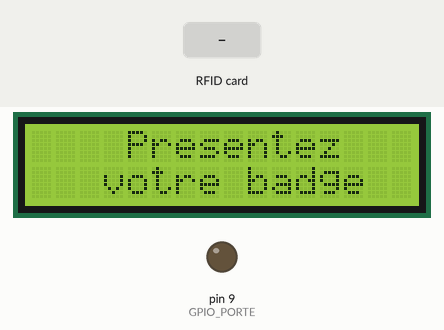
Simulated run of this sketch. Board: Arduino Uno, built with avr-gcc and run on an emulated ATmega328P. Shown: 16×2 character LCD, output pins drawn as LEDs (lit = HIGH). The inputs (shaded band) are chosen by the test bench. What the sketch prints to the serial monitor is not drawn.

Above: at 3.2 s.
3.3 s: RFID card 5E 7A 19 C4 held to the reader
At 3.7 s:
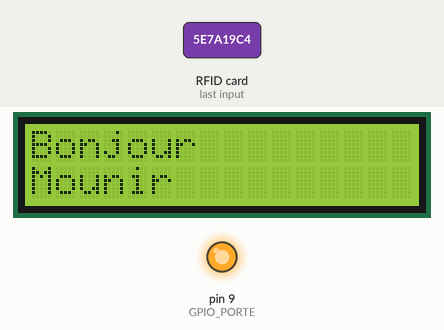
At 6.32 s:
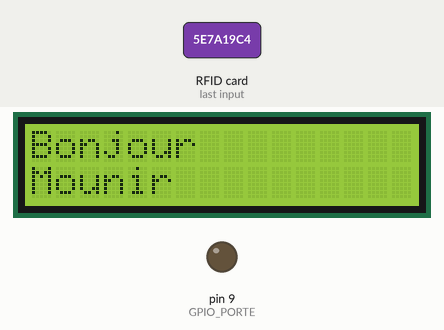
Timing chart, 0 to 7.8 s (numbered marks = the images above; inputs shaded):
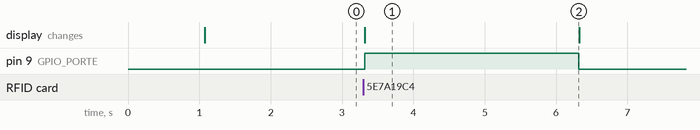

The sketch:

access.ino
```cpp
/**************************************************************************/
/*
  Implémentation d'un controle d'accès basé sur une MiFare Classic

  NASR ALLAH Mounir
  18 Avril 2014
  nasrallah.mounir@gmail.com
  http://mounirnasrallah.com
*/
/**************************************************************************/

#include <SPI.h>
#include <PN532_SPI.h>
#include "PN532.h"


#define NR_SHORTSECTOR          (32)    // Number of short sectors on Mifare 1K/4K
#define NR_LONGSECTOR           (8)     // Number of long sectors on Mifare 4K
#define NR_BLOCK_OF_SHORTSECTOR (4)     // Number of blocks in a short sector
#define NR_BLOCK_OF_LONGSECTOR  (16)    // Number of blocks in a long sector


#define MIFARE_CMD_AUTH_A          0
#define MIFARE_CMD_AUTH_B          1


#define NBR_SECTOR                32    // Nombre de secteurs
#define NBR_BLOCS                  4    // Nombre de blocs dans un secteur

#define DELAY_TIME  3000


// Permet de déterminer le bloc du secteur sélectionné
#define BLOCK_NUMBER_OF_SECTOR_1ST_BLOCK(sector) (((sector)<NR_SHORTSECTOR)? \
  ((sector)*NR_BLOCK_OF_SHORTSECTOR):\
  (NR_SHORTSECTOR*NR_BLOCK_OF_SHORTSECTOR + (sector-NR_SHORTSECTOR)*NR_BLOCK_OF_LONGSECTOR))

#define BLOCK_NUMBER_OF_SECTOR_TRAILER(sector) (((sector)<NR_SHORTSECTOR)? \
  ((sector)*NR_BLOCK_OF_SHORTSECTOR + NR_BLOCK_OF_SHORTSECTOR-1):\
  (NR_SHORTSECTOR*NR_BLOCK_OF_SHORTSECTOR + (sector-NR_SHORTSECTOR)*NR_BLOCK_OF_LONGSECTOR + NR_BLOCK_OF_LONGSECTOR-1))


// Objets PN532
PN532_SPI pn532spi(SPI, 10);
PN532 nfc(pn532spi);

#define SELECT_SECTOR     3
#define SELECT_BLOCK      2

#define KEY_A      0xE4, 0x87, 0x13, 0xC6, 0x27, 0x36


#define GPIO_PORTE      9


// Inititalisation
void setup(void) {

  // Inititalisation de la liaison serie
  Serial.begin(115200);

  // Inititalisation de la base de données
  setup_db();

  // Inititalisation de l'écran LCD
  setup_lcd();

  // Inititalisation du shield "NFC"
  nfc.begin();

  // Test du shield
  uint32_t versiondata = nfc.getFirmwareVersion();
  if (! versiondata) {
    Serial.print("Shield non détecté");
    while (1); // On boucle infiniment
  }

  Serial.print("Circuit integre PN5");
  Serial.println((versiondata>>24) & 0xFF, HEX);
  Serial.print("Firmware ver. ");
  Serial.println((versiondata>>16) & 0xFF, DEC);

  Serial.println("Attente d'un transpondeur ISO 14443 Type A...");

  // Security Mode Normal
  nfc.SAMConfig();

 pinMode(GPIO_PORTE, OUTPUT);
 digitalWrite(GPIO_PORTE,LOW);

  // Affichage du message d'indication de présentation de la carte
  print_lcd_wait_card();

}


void loop(void) {

  uint8_t success;
  uint8_t uid[] = { 0, 0, 0, 0, 0, 0, 0 };    // Buffer qui contiendra l'UID de la carte MiFare
  uint8_t uidLength;                          // Taille de l'UID


  // Affichage du message d'indication de présentation de la carte
  print_lcd_wait_card();

  success = nfc.readPassiveTargetID(PN532_MIFARE_ISO14443A, uid, &uidLength);

  if (success) {

    Serial.println("Carte detecte");
    Serial.print("  UID de la carte : ");
    nfc.PrintHex(uid, uidLength);
    Serial.println("");

    if (uidLength == 4)
    {
      Serial.println("Tentative d'authentification");

      // Clef pour l'authentification
      uint8_t keya[6] = { KEY_A };

      success = nfc.mifareclassic_AuthenticateBlock(uid, uidLength, BLOCK_NUMBER_OF_SECTOR_TRAILER(SELECT_SECTOR), MIFARE_CMD_AUTH_A, keya);

      if (success)
      {
        Serial.println("Authentification reussite");

        // Buffer des données récupérés
        uint8_t data[16];

        // Lecture des données du block 4
        success = nfc.mifareclassic_ReadDataBlock(BLOCK_NUMBER_OF_SECTOR_1ST_BLOCK(SELECT_SECTOR), data);

        if (success)
        {
          // Affichage des données lus
          Serial.println("Donnees du bloc :");
          nfc.PrintHexChar(data, 16);
          Serial.println("");

          // On vérifie que l'identifiant est bien présent dans la base de donnée
          if(valid_user_id(data[0])){

           // On récupère son nom
           char *name = get_name(data[0]);

          // Ouverture porte
          digitalWrite(GPIO_PORTE,HIGH);

          // On affiche le message de bienvenue
          print_lcd_access_ok(name);

          // On attend avant de relire la carte
          delay(DELAY_TIME);

         // Fermeture porte
          digitalWrite(GPIO_PORTE,LOW);

          }
          else{
            // On affiche le message de refus
            print_lcd_access_denied();
            delay(DELAY_TIME);
          }
        }
        else
        {
          Serial.println("Echec de la lecture du bloc de donnees");
        }
      }
      else
      {
        Serial.println("Echec de l'authentification");
      }
    }
  }
}
```

db.ino
```cpp
/**************************************************************************/
/*
  Implémentation d'un controle d'accès basé sur une MiFare Classic

  NASR ALLAH Mounir
  18 Avril 2014
  nasrallah.mounir@gmail.com
  http://mounirnasrallah.com
*/
/**************************************************************************/


const byte TABLE_SIZE = 5;


char* table[TABLE_SIZE];


void setup_db(void){
  table[0]="Mounir";
  table[1]="Guenael";
  table[2]="Mehdi";
  table[3]="Bob";
  table[4]="Alice";

}

int valid_user_id(uint8_t id){
  if( 0 <= id <= 4){
    return 1;
  }
  return 0;
}


char* get_name(uint8_t id){

  return table[id];

}
```

lcd.ino
```cpp
/**************************************************************************/
/*
  Implémentation d'un controle d'accès basé sur une MiFare Classic

  NASR ALLAH Mounir
  18 Avril 2014
  nasrallah.mounir@gmail.com
  http://mounirnasrallah.com
*/
/**************************************************************************/

#include <LiquidCrystal.h>


LiquidCrystal lcd(12, 11, 5, 4, 3, 2);


// Initialisation de l'écran LCD
void setup_lcd() {
  lcd.begin(16, 2);
  lcd.clear();
  lcd.setCursor(0, 1);
  lcd.print("Initialisation...");
  delay(1000);
}


// Affichage sur l'écran LCD
void print_lcd_wait_card() {
  lcd.clear();
  lcd.setCursor(0, 0);
  lcd.print("    Presentez");
  lcd.setCursor(0, 1);
  lcd.print("   votre badge");
   delay(1000);
}

// Affichage sur l'écran LCD
void print_lcd_access_denied() {
  lcd.clear();
  lcd.setCursor(0, 1);
  lcd.print("Accès refusé !");
}

// Affichage sur l'écran LCD
void print_lcd_access_ok(char* name) {
  lcd.clear();
  lcd.setCursor(0, 0);
  lcd.print("Bonjour");
  lcd.setCursor(0, 1);
  lcd.print(name);
}
```

Measured:
- after the input at 3.3 s, pin 9 (GPIO_PORTE): LOW → HIGH at once, → LOW 3.0 s later; the display: changes at once (image 1)
- what the display in image 1 shows lasts 3.0 s, from 3.3 s to 6.3 s
